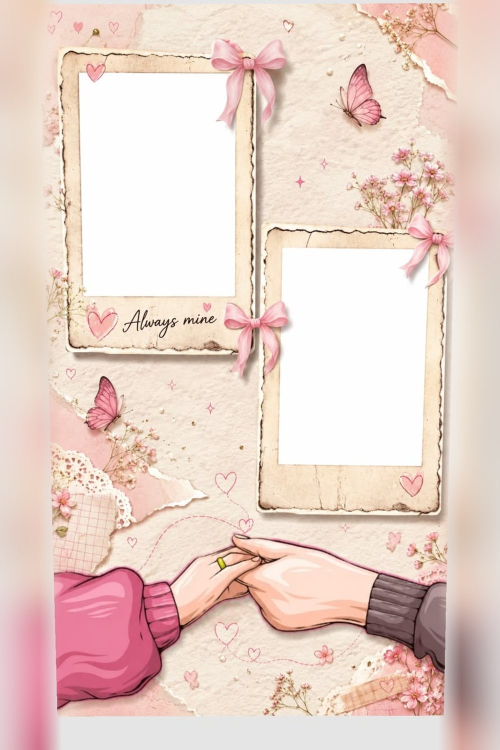
#> input picture assets/templates/anniversary-blush-frames.jpg, 1000 x 1500 px, given in place of WhatsApp Image 2026-10- at 20.52.20.jpeg, which was not available (shown at 1/2 size)
$ python prepare_art.py ../assets/templates
#> lines starting #> are read from the running program, lines starting #| are printed output that depends on the picture
"""Turns the raw card artwork (WhatsApp exports) into the 2:3 backgrounds used by image templates.

Each source image is cropped, padded to 2:3 with a soft blurred extension where cropping alone
would cut off part of the design, cleaned of any sample text baked into the artwork, and saved
as assets/templates/<id>.jpg at 1000 × 1500 px.

    python3 tools/prepare_art.py "/path/to/unzipped/images" [art-id ...]

Needs Pillow (pip install pillow). Only used when adding or changing artwork, never by the site.
"""
import sys
from pathlib import Path

from PIL import Image, ImageChops, ImageDraw, ImageFilter

OUT_W, OUT_H = 1000, 1500
OUT_DIR = Path(__file__).resolve().parent.parent / "assets" / "templates"

# id -> (source file, crop box as fractions (left, top, right, bottom), clean-ups)
# Clean-ups: ("rect", l, t, r, b[, "v"]) blends sample text away using the colours around it;
# ("ellipse", cx, cy, rx, ry, colour) fills a photo placeholder. All in fractions of the source.
ART = {
    "success-laurel": ("WhatsApp Image 2026-10- at 20.52.20.jpeg", (0, 0.03, 1, 0.99), []),
    "success-graduate": ("WhatsApp Image 2026-10-27 at 20.518.jpeg", (0, 0.02, 1, 0.99), [("rect", 0.27, 0.118, 0.76, 0.162)]),
    "success-trophy": ("WhatsApp Image 2026-10-27 at 20.52.15.jpeg", (0, 0.07, 1, 0.985), []),
    "success-stairs": ("WhatsApp Image 2026-10-27 at 20.52.16.jpeg", (0, 0, 1, 1), []),
    "besties-4-ever": ("WhatsApp Image 2026-10-27 at 20.52.18.jpeg", (0, 0.02, 1, 0.84), []),
    "birthday-my-king": ("WhatsApp Image 2026-10-27 at 20.52.19.jpeg", (0, 0.13, 1, 0.985), []),
    "love-gilded-frame": ("WhatsApp Image 2026-10-27 at 20.52.8.jpeg", (0, 0.02, 1, 0.95), []),
    "anniversary-rose-parchment": ("WhatsApp Image 2026-10-27 at 202.19.jpeg", (0, 0.03, 1, 0.975), []),
    "thank-you-tulips": ("WhatsApp Image 2026-10-27 at 22.04.57.jpeg", (0, 0.03, 1, 0.99), [("rect", 0.5, 0.33, 0.95, 0.415)]),
    "anniversary-golden-scroll": ("WhatsApp Image 2026-10-27 at 22.50.16.jpeg", (0, 0.04, 1, 0.96), []),
    "black-gold-celebration": ("WhatsApp Image 2026-10-27 at 22.50.17rr.jpeg", (0, 0.06, 1, 0.94), []),
    "neon-rose-frame": ("WhatsApp Image 2026-10-27 at 22.50.18.jpeg", (0, 0.03, 1, 0.95), []),
    "royal-blue-envelope": ("WhatsApp Image 2026-10-27 at 22.50.18rrr.jpeg", (0, 0.03, 1, 0.93), []),
    "emerald-pearl-blooms": ("WhatsApp Image 2026-10-27 at 22.50.19.jpeg", (0, 0.02, 0.88, 0.98), []),
    "birthday-gold-splash": ("WhatsApp Image 2026-10-27 at 22.50.52.jpeg", (0, 0, 1, 1), []),
    "birthday-black-cake": ("WhatsApp Image 2026-10-27 at 22.50.53.jpeg", (0, 0.04, 1, 1), []),
    "midnight-gifts": ("WhatsApp Image 2026-10-27 at 22.50.53fff.jpeg", (0, 0.02, 1, 0.98),
                       [("ellipse", 0.265, 0.151, 0.196, 0.111, "#0b1220")]),
    "calla-lily-black": ("WhatsApp Image 2026-10-27 at 22.50.54.jpeg", (0, 0.06, 1, 0.93), []),
    "pink-noir-butterflies": ("WhatsApp Image 2026-10-27 at 22.50.54frf.jpeg", (0, 0.05, 1, 0.95), []),
    "noir-emerald-blooms": ("WhatsApp Image 2026-10-27 at 22.50.55.jpeg", (0, 0, 1, 1), []),
    "winter-frost": ("WhatsApp Image 2026-10-27 at 22.50.56.jpeg", (0, 0.04, 1, 0.97), []),
    "graduation-cap-blooms": ("WhatsApp Image 2026-10-27 at 22.50.56nn.jpeg", (0, 0.03, 1, 0.98), []),
    "super-mom": ("WhatsApp Image 2026-10-27 at 22.52.06.jpeg", (0.04, 0, 0.96, 1), []),
    "rose-heart": ("WhatsApp Image 2026-10-27 at 22.52.07.jpeg", (0, 0.05, 1, 0.95), []),
    "butterfly-roses": ("WhatsApp Image 2026-10-27 at 22.52.07mn.jpeg", (0, 0.04, 1, 0.96), []),
    "gentlemans-watch": ("WhatsApp Image 2026-10-27 at 22.52.08.jpeg", (0.03, 0.075, 0.97, 0.82), []),
    "best-dad-ever": ("WhatsApp Image 2026-10-27 at 22.52.08k.jpeg", (0, 0, 1, 1), []),
    "emerald-silver-balloons": ("WhatsApp Image 2026-10-27 at 22.52.08km.jpeg", (0, 0.08, 1, 0.92), []),
    "royal-navy-crown": ("WhatsApp Image 2026-10-27 at 22.52.09km.jpeg", (0, 0.02, 1, 0.98), []),
    "mothers-day-watercolour": ("WhatsApp Image 2026-10-27 at 22.52.10.jpeg", (0, 0.03, 1, 0.97), []),
    "violet-butterfly-wreath": ("WhatsApp Image 2026-10-27 at 22.53.08.jpeg", (0, 0, 1, 1), []),
    "besties-blush": ("WhatsApp Image 2026-10-27 at 22.53.08m.jpeg", (0, 0.02, 1, 1), []),
    "rose-scroll": ("WhatsApp Image 2026-10-27 at 22.53.09.jpeg", (0, 0, 1, 1), []),
    "lilac-letter": ("WhatsApp Image 2026-10-27 at 22.53.09kk.jpeg", (0.055, 0, 0.945, 1), []),
    "lavender-tag": ("WhatsApp Image 2026-10-27 at 22.53.10.jpeg", (0, 0, 1, 1), []),
    "sunflower-ribbon": ("WhatsApp Image 2026-10-27 at 22.53.10jkj.jpeg", (0, 0, 1, 1), []),
    "sunflower-lace": ("WhatsApp Image 2026-10-27 at 22.53.10lm.jpeg", (0, 0, 1, 1), []),
    "festive-parchment": ("WhatsApp Image 2026-10-27 at 22.53.11.jpeg", (0, 0.03, 1, 0.97), []),
    "baroque-rose-bow": ("WhatsApp Image 2026-10-27 at 22.53.11mkm.jpeg", (0, 0.03, 1, 0.97), []),
    "violet-satin-roses": ("WhatsApp Image 2026-10-27 at 22.53.12.jpeg", (0, 0, 1, 1), []),
    "memorial-candles": ("WhatsApp Image 2026-10-27 at 22.55.21.jpeg", (0, 0.035, 1, 0.965),
                         [("rect", 0.08, 0.575, 0.92, 0.715, "v"), ("rect", 0.25, 0.70, 0.75, 0.795, "v"), ("ellipse", 0.5, 0.354, 0.252, 0.182, "#262626")]),
    "easter-lily-wreath": ("WhatsApp Image 2026-10-27 at 22.55.22.jpeg", (0, 0.075, 1, 0.92), []),
    "guitar-sunset-letter": ("WhatsApp Image 2026-10-27 at 22.55.23,l.jpeg", (0, 0, 1, 1), []),
    "guitar-melody": ("WhatsApp Image 2026-10-27 at 22.55.24.jpeg", (0, 0.02, 1, 0.98), []),
    "vintage-hearts": ("WhatsApp Image 2026-10-27 at 22.55.25.jpeg", (0, 0.02, 1, 0.98), []),
    "paper-roses-noir": ("WhatsApp Image 2026-10-27 at 22.55.26.jpeg", (0, 0, 1, 1), []),
    "anniversary-ruby-frame": ("WhatsApp Image 2026-10-27 at 2cr2.50.17.jpeg", (0.06, 0, 0.94, 1), []),
    "wedding-emerald": ("WhatsApp Image 2026-10-27 atc 22.04.56.jpeg", (0, 0, 1, 1), [("rect", 0.12, 0.745, 0.86, 0.885, "v")]),
    "wedding-crimson": ("WhatsApp Image 2026-10-27 frat 22.04.57.jpeg", (0, 0, 1, 1), [("rect", 0.14, 0.745, 0.86, 0.885, "v")]),
    "race-day": ("WhatsApp Image 2026-10-27 at 22.53.12mml.jpeg", (0, 0.03, 1, 0.97), []),
    "porsche-drive-letter": ("WhatsApp Image 2026-10-27 at 22.55.24mkm.jpeg", (0, 0, 1, 1), []),
    "anniversary-sapphire-scroll": ("WhatsApp Image 2026-10cr-27 at 22.50.16.jpeg", (0, 0.04, 1, 0.96), []),
    "morning-lakeside": ("WhatsApp Image 2026-10-29 at 16.12.55.jpeg", (0, 0, 1, 1), []),
    "goodnight-cabin": ("WhatsApp Image 2026-10-29 at 16.12.55f.jpeg", (0, 0, 1, 1), []),
    "goodnight-orchid": ("WhatsApp Image 2026-10-29 at 16.12.56.jpeg", (0, 0, 1, 1), []),
    "goodnight-neon-flower": ("WhatsApp Image 2026-10-29 at 16.12.57.jpeg", (0, 0, 1, 1), []),
    "invitation-olive-wreath": ("WhatsApp Image 2026-10-29 at 16.42.02.jpeg", (0, 0, 1, 1), []),
    "invitation-pink-roses": ("WhatsApp Image 2026-10-29 at 16.42.03.jpeg", (0, 0, 1, 1), []),
    "handdrawn-love": ("WhatsApp Image 2026-10-29 at 16.42.04.jpeg", (0, 0, 1, 1), []),
    "anniversary-golden-blooms": ("WhatsApp Image 2026-10-29 at 16.42.05.jpeg", (0, 0, 1, 1), []),
    "anniversary-watercolor-hearts": ("WhatsApp Image 2026-10-29 at 16.42.06.jpeg", (0, 0, 1, 1), []),
    "anniversary-heart-couple": ("WhatsApp Image 2026-10-29 at 16.42.06f.jpeg", (0, 0, 1, 1), []),
    "hands-and-hearts": ("WhatsApp Image 2026-10-29 at 16.42.07.jpeg", (0, 0, 1, 1), []),
    "birthday-purple-wreath": ("WhatsApp Image 2026-10-29 at 16.43.43.jpeg", (0, 0, 1, 1), []),
    "birthday-violet-butterfly": ("WhatsApp Image 2026-10-29 at 16.43.44.jpeg", (0, 0, 1, 1), []),
    "valentine-heart-corners": ("WhatsApp Image 2026-10-29 at 16.44.52.jpeg", (0, 0, 1, 1), []),
    "thank-you-rose-note": ("WhatsApp Image 2026-10-29 at 16.44.53.jpeg", (0, 0, 1, 1), []),
    "thank-you-pink-frame": ("WhatsApp Image 2026-10-29 at 16.44.53f.jpeg", (0, 0, 1, 1), []),
    "graduation-blue-frame": ("WhatsApp Image 2026-10-29 at 16.45.32.jpeg", (0, 0, 1, 1), []),
    "graduation-lavender-frame": ("WhatsApp Image 2026-10-29 at 16.45.32f.jpeg", (0, 0, 1, 1), []),
    "graduation-cap-congratulations": ("WhatsApp Image 2026-10-29 at 16.45.33.jpeg", (0, 0, 1, 1), []),
    "easter-olive-wreath": ("WhatsApp Image 2026-10-29 at 16.46.54.jpeg", (0, 0, 1, 1), []),
    "easter-green-meadow": ("WhatsApp Image 2026-10-29 at 16.46.55.jpeg", (0, 0, 1, 1), []),
    "easter-gold-greeting": ("WhatsApp Image 2026-10-29 at 16.46.56.jpeg", (0, 0, 1, 1), []),
    "congratulations-golden-rose": ("WhatsApp Image 2026-10-29 at 16.48.58.jpeg", (0, 0, 1, 1), []),
    "congratulations-blue-gold": ("WhatsApp Image 2026-10-29 at 16.48.59.jpeg", (0, 0, 1, 1), []),
    "thank-you-olive-botanicals": ("WhatsApp Image 2026-10-29 at 16.49.00.jpeg", (0, 0, 1, 1), []),
    "customer-appreciation-gold": ("WhatsApp Image 2026-10-29 at 16.49.01.jpeg", (0, 0, 1, 1), []),
    "promotion-black-gold": ("WhatsApp Image 2026-10-29 at 16.49.01f.jpeg", (0, 0, 1, 1), []),
    "promotion-laurel": ("WhatsApp Image 2026-10-29 at 16.49.02.jpeg", (0, 0, 1, 1), []),
    "new-year-gold-ornaments": ("WhatsApp Image 2026-10-29 at 16.50.33.jpeg", (0, 0, 1, 1), []),
    "new-year-black-frame": ("WhatsApp Image 2026-10-29 at 16.50.34.jpeg", (0, 0, 1, 1), []),
    "christmas-holly-frame": ("WhatsApp Image 2026-10-29 at 16.50.34f.jpeg", (0, 0, 1, 1), []),
    "christmas-snowy-trees": ("WhatsApp Image 2026-10-29 at 16.50.35.jpeg", (0, 0, 1, 1), []),
    "memorial-cross-ribbon": ("WhatsApp Image 2026-10-29 at 16.50.36.jpeg", (0, 0, 1, 1), []),
    "anniversary-blush-frames": ("WhatsApp Image 2026-10-29 at 16.52.11.jpeg", (0, 0, 1, 1), []),
    "friendship-day-scrapbook": ("WhatsApp Image 2026-10-29 at 16.52.12.jpeg", (0, 0, 1, 1), []),
    "eid-golden-crescent": ("WhatsApp Image 2026-10-29 at 16.52.57.jpeg", (0, 0, 1, 1), []),
    "eid-floral-mosque": ("WhatsApp Image 2026-10-29 at 16.52.58.jpeg", (0, 0, 1, 1), []),
    "christian-dove-florals": ("WhatsApp Image 2026-10-29 at 16.52.59.jpeg", (0, 0, 1, 1), []),
    "memorial-bible-cross": ("WhatsApp Image 2026-10-29 at 16.52.59f.jpeg", (0, 0, 1, 1), []),
    "valentine-red-rose-frame": ("WhatsApp Image 2026-10-29 at 16.53.51.jpeg", (0, 0, 1, 1), []),
    "thank-you-rose-corner": ("WhatsApp Image 2026-10-29 at 16.53.52.jpeg", (0, 0, 1, 1), []),
    "thank-you-blue-envelope": ("WhatsApp Image 2026-10-29 at 16.54.15.jpeg", (0, 0, 1, 1), []),
    "thank-you-blue-florals": ("WhatsApp Image 2026-10-29 at 16.54.16.jpeg", (0, 0, 1, 1), []),
    "thank-you-pink-bows": ("WhatsApp Image 2026-10-29 at 16.54.17.jpeg", (0, 0, 1, 1), []),
    "thank-you-heart-envelope": ("WhatsApp Image 2026-10-29 at 16.54.18.jpeg", (0, 0, 1, 1), []),
    "butterfly-wreath": ("WhatsApp Image 2026-10-29 at 16.54.18f.jpeg", (0, 0, 1, 1), []),
    "just-because-bouquet": ("WhatsApp Image 2026-10-29 at 16.54.19.jpeg", (0, 0, 1, 1), []),
}


def erase_rect(im, l, t, r, b, mode="hv"):
    """Replace a rectangle with a smooth blend of the pixels just outside it, plus a little grain.
    mode "v" blends only between the rows above and below (use when the sides touch other artwork)."""
    W, H = im.size
    box = (round(l * W), round(t * H), round(r * W), round(b * H))
    w, h = box[2] - box[0], box[3] - box[1]
    m = 6

    def strip(region, size):
        # Average the strip just outside the box, then smooth it along its length so the fill
        # becomes a soft gradient instead of streaks.
        small = im.crop(region).resize(size, Image.BOX)
        coarse = small.resize((max(1, size[0] // 24), max(1, size[1] // 24)), Image.BOX)
        return coarse.resize(size, Image.BILINEAR).load()

    lp = strip((box[0] - m, box[1], box[0], box[3]), (1, h))
    rp = strip((box[2], box[1], box[2] + m, box[3]), (1, h))
    tp = strip((box[0], box[1] - m, box[2], box[1]), (w, 1))
    bp = strip((box[0], box[3], box[2], box[3] + m), (w, 1))
    horiz = Image.new("RGB", (w, h))
    vert = Image.new("RGB", (w, h))
    hp, vp = horiz.load(), vert.load()
    for y in range(h):
        for x in range(w):
            a, c = x / max(1, w - 1), y / max(1, h - 1)
            hp[x, y] = tuple(round(lp[0, y][i] * (1 - a) + rp[0, y][i] * a) for i in range(3))
            vp[x, y] = tuple(round(tp[x, 0][i] * (1 - c) + bp[x, 0][i] * c) for i in range(3))
    patch = (vert if mode == "v" else Image.blend(horiz, vert, 0.5)).filter(ImageFilter.GaussianBlur(6))
    grain = Image.effect_noise((w, h), 10).convert("RGB")
    patch = Image.blend(patch, ImageChops.overlay(patch, grain), 0.25)
    mask = Image.new("L", (w, h), 0)
    ImageDraw.Draw(mask).rectangle((8, 8, w - 9, h - 9), fill=255)
    im.paste(patch, box[:2], mask.filter(ImageFilter.GaussianBlur(6)))


def fill_ellipse(im, cx, cy, rx, ry, colour):
    """Covers a transparent-checkerboard photo placeholder with a soft vignette."""
    W, H = im.size
    box = (round((cx - rx) * W), round((cy - ry) * H), round((cx + rx) * W), round((cy + ry) * H))
    w, h = box[2] - box[0], box[3] - box[1]
    base = Image.new("RGB", (w, h), colour)
    light = Image.new("L", (w, h), 0)
    ImageDraw.Draw(light).ellipse((w * 0.2, h * 0.15, w * 0.8, h * 0.75), fill=40)
    base.paste(Image.new("RGB", (w, h), "#ffffff"), (0, 0), light.filter(ImageFilter.GaussianBlur(w / 6)))
    mask = Image.new("L", (w, h), 0)
    ImageDraw.Draw(mask).ellipse((0, 0, w - 1, h - 1), fill=255)
    im.paste(base, box[:2], mask.filter(ImageFilter.GaussianBlur(2)))


def fit_two_by_three(im):
    """Pads the short side with a blurred, feathered extension of the image itself."""
    W, H = im.size
    if abs(H / W - 1.5) < 0.004:
        return im.resize((OUT_W, OUT_H), Image.LANCZOS)
    tw, th = (round(H / 1.5), H) if H / W > 1.5 else (W, round(W * 1.5))
    scale = max(tw / W, th / H)
    bg = im.resize((round(W * scale) + 2, round(H * scale) + 2), Image.LANCZOS)
    bg = bg.crop(((bg.width - tw) // 2, (bg.height - th) // 2, (bg.width - tw) // 2 + tw, (bg.height - th) // 2 + th))
    bg = bg.filter(ImageFilter.GaussianBlur(max(tw, th) / 40))
    mask = Image.new("L", (W, H), 255)
    d = ImageDraw.Draw(mask)
    f = max(6, min(40, max(tw - W, th - H) // 2))
    for i in range(f):
        v = round(255 * (i + 1) / f)
        if tw > W:
            d.line((i, 0, i, H), fill=v); d.line((W - 1 - i, 0, W - 1 - i, H), fill=v)
        else:
            d.line((0, i, W, i), fill=v); d.line((0, H - 1 - i, W, H - 1 - i), fill=v)
    bg.paste(im, ((tw - W) // 2, (th - H) // 2), mask)
    return bg.resize((OUT_W, OUT_H), Image.LANCZOS)


def main(src_dir, art_ids=None):
#> called with src_dir = '../assets/templates'
    OUT_DIR.mkdir(parents=True, exist_ok=True)
    selected = list(ART) if art_ids is None else art_ids
    unknown = set(selected) - ART.keys()
    if unknown:
        raise ValueError(f"Unknown artwork id(s): {', '.join(sorted(unknown))}")
    for art_id in selected:
        name, crop, fixes = ART[art_id]
        im = Image.open(Path(src_dir) / name).convert("RGB")
#> im is the input picture: PIL image 1000x1500 RGB; mean R, G, B 233.4, 210.7, 201.7
        for fix in fixes:
            if fix[0] == "rect":
                erase_rect(im, *fix[1:])
            else:
                fill_ellipse(im, *fix[1:])
        W, H = im.size
#> W = 1000; H = 1500
        im = im.crop((round(crop[0] * W), round(crop[1] * H), round(crop[2] * W), round(crop[3] * H)))
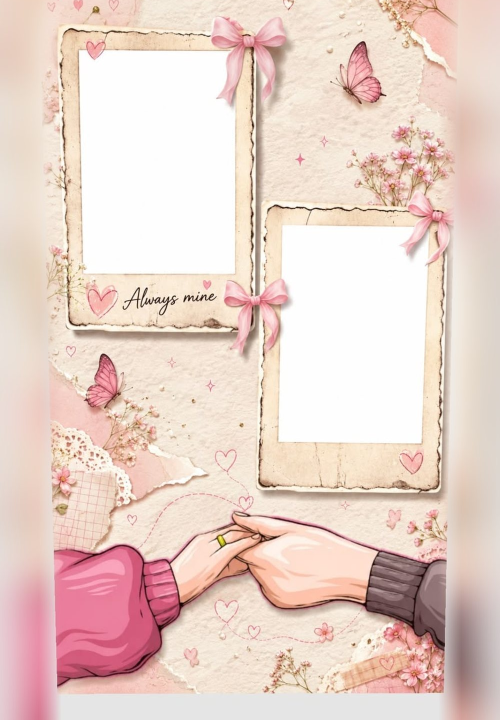
#> im: PIL image 1000x1440 RGB (shown at 1/2 size); mean R, G, B 233.3, 210.4, 201.4
        fit_two_by_three(im).save(OUT_DIR / f"{art_id}.jpg", quality=84, optimize=True, progressive=True)
#> in fit_two_by_three, `bg = bg.crop(((bg.width - tw) // 2, (bg.height - th) // 2, (bg.width -..`:
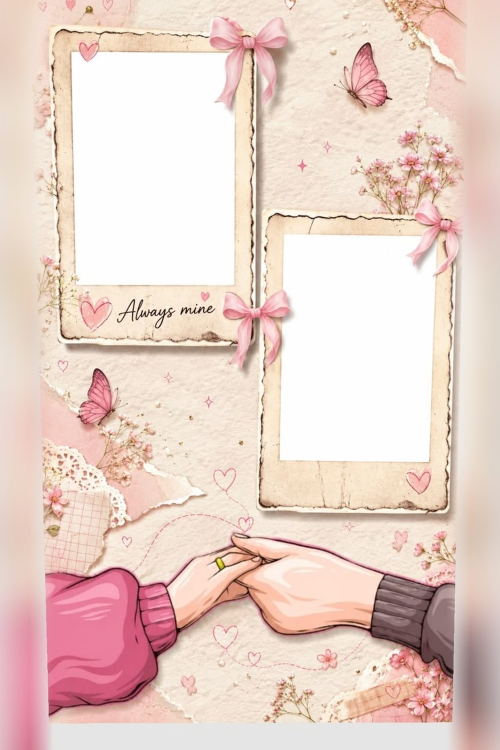
#> bg: PIL image 1000x1500 RGB (shown at 1/2 size); mean R, G, B 233.5, 210.4, 201.3
#> in fit_two_by_three, `bg = bg.filter(ImageFilter.GaussianBlur(max(tw, th) / 40))`:
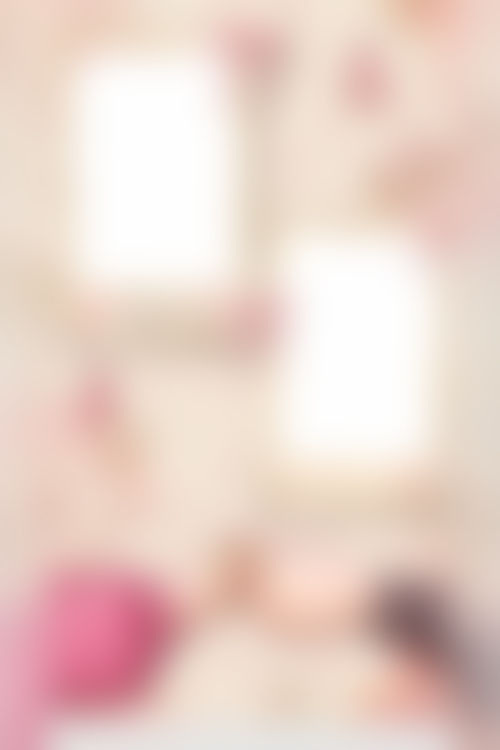
#> bg: PIL image 1000x1500 RGB (shown at 1/2 size); mean R, G, B 233.6, 210.5, 201.4
#> in fit_two_by_three, `mask = Image.new("L", (W, H), 255)`: mask: PIL image 1000x1440 L; every value is 255
#> in fit_two_by_three, `bg.paste(im, ((tw - W) // 2, (th - H) // 2), mask)`:
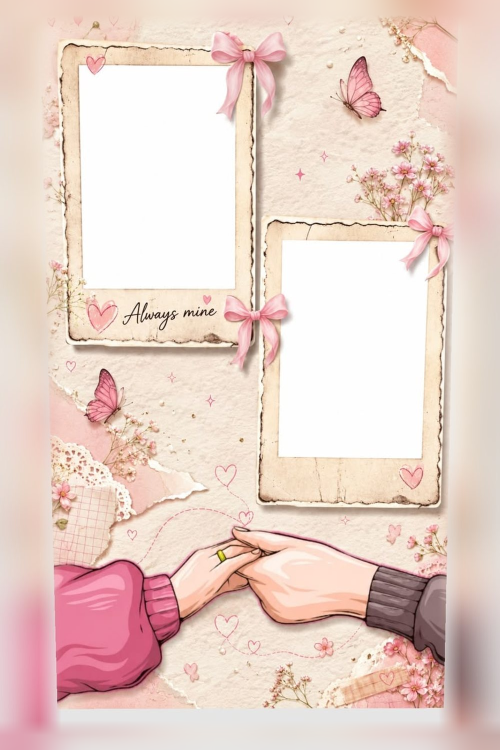
#> bg: PIL image 1000x1500 RGB (shown at 1/2 size); mean R, G, B 233.2, 210.4, 201.4
        print("wrote", art_id)
#> pass 2 of the loop in main, `for art_id in selected:`:
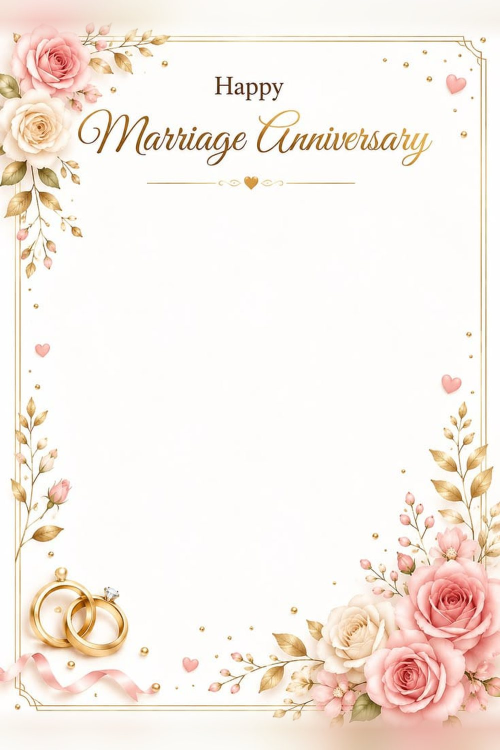
#> input picture assets/templates/anniversary-golden-blooms.jpg, 1000 x 1500 px, given in place of WhatsApp Image 2026-10-27 at 20.518.jpeg, which was not available (shown at 1/2 size)
#> in main, im is the input picture: PIL image 1000x1500 RGB; mean R, G, B 247.6, 238.5, 231
#> the loop in main, `for fix in fixes:` made 1 pass
#> pass 1, in erase_rect, `grain = Image.effect_noise((w, h), 10).convert("RGB")`:
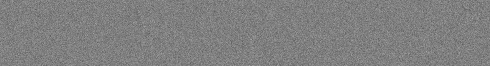
#> grain: PIL image 490x66 RGB; min 84, max 169, mean 127.4
#> mask: PIL image 1000x1455 L; every value is 255
#> in fit_two_by_three (call 2), `bg.paste(im, ((tw - W) // 2, (th - H) // 2), mask)`:
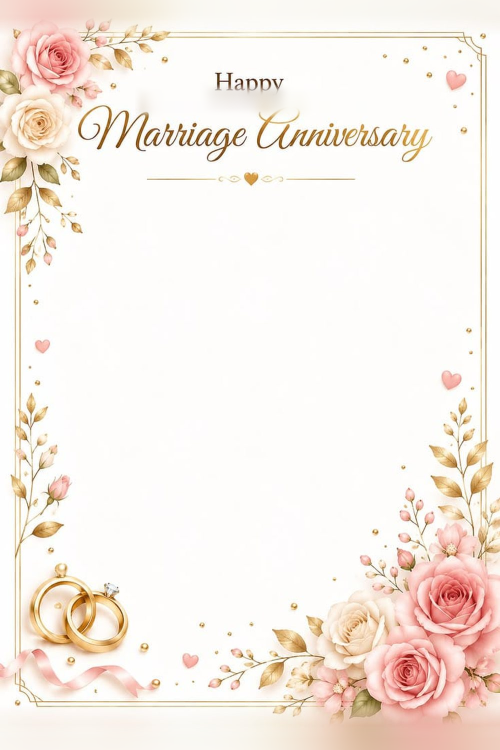
#> bg: PIL image 1000x1500 RGB (shown at 1/2 size); mean R, G, B 247.5, 238.2, 230.7


if __name__ == "__main__":
#> (the run stopped early here; a loop or call above may not have finished)
